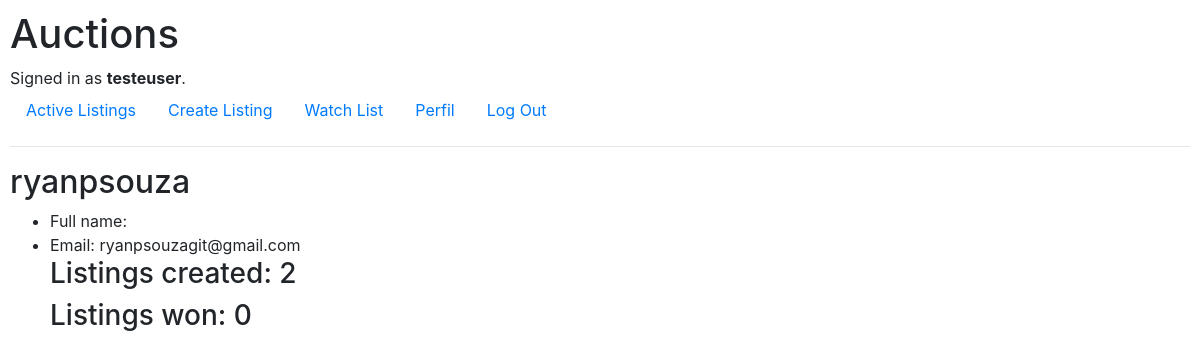
/user/1 (signed in), run on an earlier commit of the app's database.
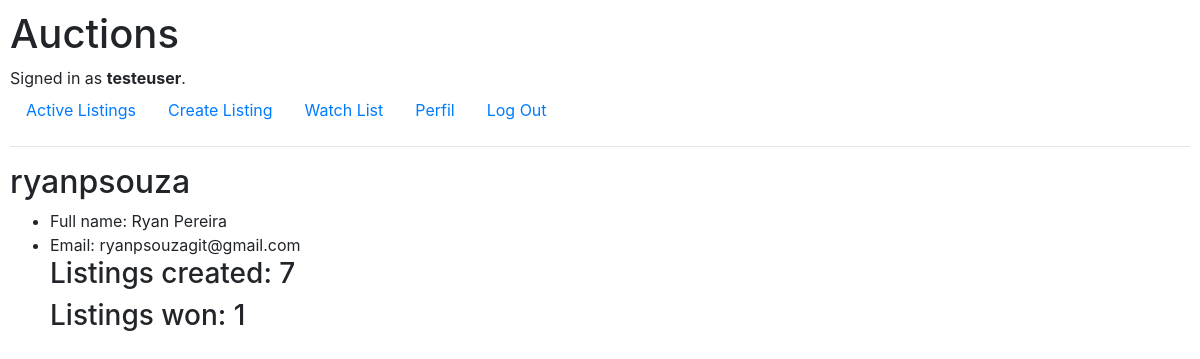
And on a later commit of the database.
### auctions/models.py (models this page shows)
class User(AbstractUser):
    watch_list = models.ManyToManyField('Listing', blank=True, related_name="watchlisted_by")

### auctions/views.py (the view)
# urls.py: path("user/<int:user_id>", views.get_user, name="get_user"),
@login_required()
def get_user(request, user_id):
    user = User.objects.get(pk=user_id)
    listings_created = user.listings.all()
    listings_won = user.listings_won.all()
    return render(request, "auctions/user-page.html", {
        "user" : user,
        "listings_created" : listings_created,
        "listings_won" : listings_won
    })

### auctions/templates/auctions/user-page.html (shortened to what this page needs)
{% extends 'auctions/layout.html' %}
{% block body %}
    <h2>{{ user.username }}</h2>
    <ul>
        <li>Full name: {{ user.first_name }} {{ user.last_name }}</li>
        <li>Email: {{ user.email }}</li>
        {% if request.user != user %}
            <h3>Listings created: {{ listings_created.count|default:0 }}</h3>
            <h3>Listings won: {{ listings_won.count|default:0 }}</h3>
        {% endif %}
    </ul>
{% endblock %}

What changed in the data, as far as the page shows it:
changed User "ryanpsouza": first_name (not shown) → "Ryan"; last_name (not shown) → "Pereira"; count "2" → "7"; count "0" → "1"
